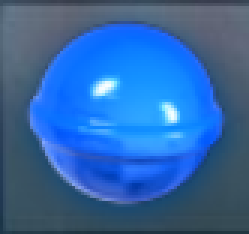
#> input picture img/blue candy.png, 83 x 78 px (shown 3 times larger)
$ python loop.py
#> lines starting #> are read from the running program, lines starting #| are printed output that depends on the picture
import cv2
import numpy as np
import time
import pyautogui
import boardSolver
import actuators


board_matrix = [
    [0,0,0,0,0,0,0,0,0],
    [0,0,0,0,0,0,0,0,0],
    [0,0,0,0,0,0,0,0,0],
    [0,0,0,0,0,0,0,0,0],
    [0,0,0,0,0,0,0,0,0],
    [0,0,0,0,0,0,0,0,0],
    [0,0,0,0,0,0,0,0,0],
    [0,0,0,0,0,0,0,0,0],
    [0,0,0,0,0,0,0,0,0],
    [0,0,0,0,0,0,0,0,0],
]


blue_img = cv2.imread('img/blue candy.png',cv2.IMREAD_UNCHANGED)
#> blue_img is the input picture: shape (78, 83, 3); mean B, G, R 168.6, 102.9, 49.8
red_img = cv2.imread('img/red candy.png',cv2.IMREAD_UNCHANGED)
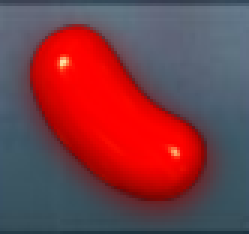
#> input picture img/red candy.png, 83 x 78 px (shown 3 times larger)
#> red_img is the input picture: shape (78, 83, 3); mean B, G, R 69.2, 60.7, 122.3
violet_img = cv2.imread('img/violet candy.png',cv2.IMREAD_UNCHANGED)
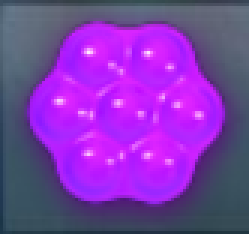
#> input picture img/violet candy.png, 83 x 78 px (shown 3 times larger)
#> violet_img is the input picture: shape (78, 83, 3); mean B, G, R 174.2, 58.6, 127.5
green_img = cv2.imread('img/green candy.png',cv2.IMREAD_UNCHANGED)
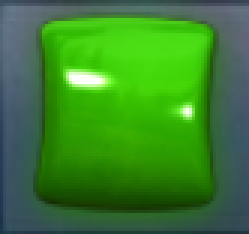
#> input picture img/green candy.png, 83 x 78 px (shown 3 times larger)
#> green_img is the input picture: shape (78, 83, 3); mean B, G, R 43.9, 131.2, 57.6
yellow_img = cv2.imread('img/yellow candy.png',cv2.IMREAD_UNCHANGED)
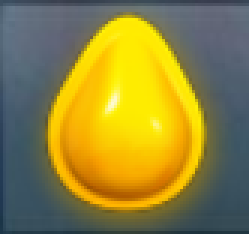
#> input picture img/yellow candy.png, 83 x 78 px (shown 3 times larger)
#> yellow_img is the input picture: shape (78, 83, 3); mean B, G, R 59.2, 133.2, 145.1
orange_img = cv2.imread('img/orange candy.png',cv2.IMREAD_UNCHANGED)
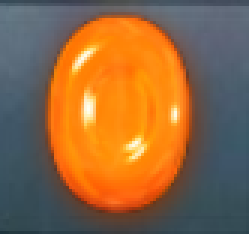
#> input picture img/orange candy.png, 83 x 78 px (shown 3 times larger)
#> orange_img is the input picture: shape (78, 83, 3); mean B, G, R 64.7, 103.8, 145.8
srv_img = cv2.imread('img/special red vertical candy.png',cv2.IMREAD_UNCHANGED)
svv_img = cv2.imread('img/special violet vertical candy.png',cv2.IMREAD_UNCHANGED)
syv_img = cv2.imread('img/special yellow vertical candy.png',cv2.IMREAD_UNCHANGED)
syh_img = cv2.imread('img/special yellow horizontal candy.png',cv2.IMREAD_UNCHANGED)
soh_img = cv2.imread('img/special orange horizontal candy.png',cv2.IMREAD_UNCHANGED)
sbv_img = cv2.imread('img/special blue vertical candy.png',cv2.IMREAD_UNCHANGED)
sbh_img = cv2.imread('img/special blue horizontal candy.png',cv2.IMREAD_UNCHANGED)
sov_img = cv2.imread('img/special orange vertical candy.png',cv2.IMREAD_UNCHANGED)
py_img = cv2.imread('img/packed yellow candy.png',cv2.IMREAD_UNCHANGED)
pv_img = cv2.imread('img/packed violet candy.png',cv2.IMREAD_UNCHANGED)
pg_img = cv2.imread('img/packed violet candy.png',cv2.IMREAD_UNCHANGED)
choco_img = cv2.imread('img/chocolate.png',cv2.IMREAD_UNCHANGED)

templates = [(blue_img,1,0.75),(red_img,2,0.75),(violet_img,3,0.75),(green_img,5,0.67),(yellow_img,4,0.9),(orange_img,0,0.88),(srv_img,12,0.85),(svv_img,13,0.85),
             (syv_img,14,0.9) , (syh_img,11,0.9) ,(pv_img,23,0.82) , (py_img,24,0.85), (pg_img,25,0.7) ,(sbh_img,11,0.8) , (sbv_img,11,0.85) ,(soh_img,10,0.85),(choco_img,66,0.8)]

# [66 lines left out: functions calculatePositionX, calculatePositionY, printMatrix, Action, fillMatrix, not called in this run]


def sense():
    pic = pyautogui.screenshot(region = (125,45,800,710))
    pic.save('dashboard.png')
    board_img = cv2.imread('dashboard.png',cv2.IMREAD_UNCHANGED)

    for template,candy,treshold in templates:
        rectangles=[]
        w=template.shape[1]
#> w = 83
        h=template.shape[0]
#> h = 78
#> (the run stopped early here; a loop or call above may not have finished)
